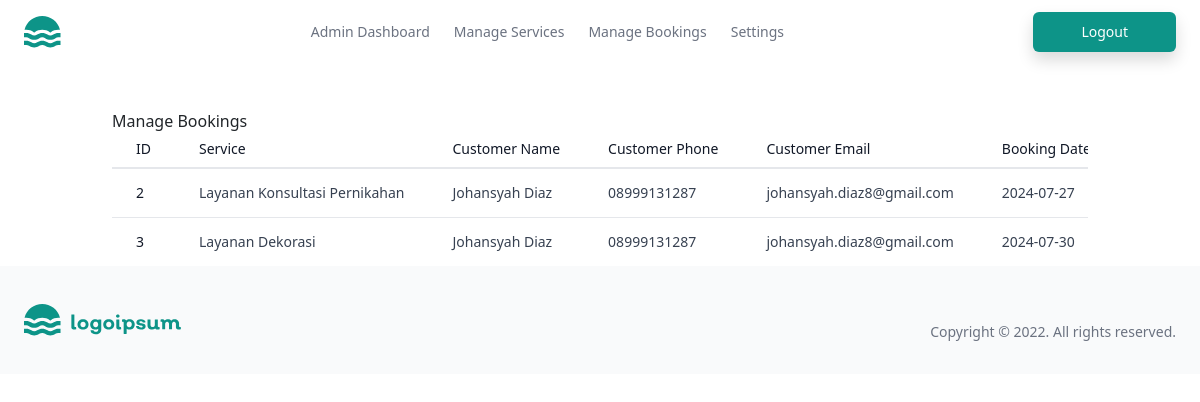
Screenshot of /admin/bookings/index.php with the database file from the repository.
### tables this page shows
CREATE TABLE `bookings` (
  `id` int(11) NOT NULL,
  `service_id` int(11) NOT NULL,
  `customer_name` varchar(100) NOT NULL,
  `customer_phone` varchar(15) DEFAULT NULL,
  `customer_email` varchar(100) DEFAULT NULL,
  `booking_date` date DEFAULT NULL,
  `status` enum('menunggu','diterima','ditolak') DEFAULT 'menunggu',
  `admin_message` text DEFAULT NULL,
  `booking_number` varchar(50) DEFAULT NULL,
  `created_at` timestamp NOT NULL DEFAULT current_timestamp(),
  `updated_at` timestamp NOT NULL DEFAULT current_timestamp() ON UPDATE current_timestamp()
);

CREATE TABLE `services` (
  `id` int(11) NOT NULL,
  `name` varchar(100) NOT NULL,
  `description` text DEFAULT NULL,
  `price` decimal(10,2) DEFAULT NULL,
  `image_url` varchar(255) DEFAULT NULL,
  `is_published` tinyint(1) DEFAULT 0,
  `created_at` timestamp NOT NULL DEFAULT current_timestamp(),
  `updated_at` timestamp NOT NULL DEFAULT current_timestamp() ON UPDATE current_timestamp()
);

### admin/bookings/index.php (the view, shortened to what this page needs)
<?php
include('../../includes/db_connection.php');
include('../../includes/header_admin.php');
$sql = "SELECT b.*, s.name as service_name FROM bookings b JOIN services s ON b.service_id = s.id";
$result = $conn->query($sql);
?>
<main class="container mt-5">
    <h1>Manage Bookings</h1>
    <div class="overflow-x-auto">
  <table class="min-w-full divide-y-2 divide-gray-200 bg-white text-sm">
    <thead class="ltr:text-left rtl:text-right">
      <tr>
        <th class="whitespace-nowrap px-4 py-2 font-medium text-gray-900">ID</th>
        <th class="whitespace-nowrap px-4 py-2 font-medium text-gray-900">Service</th>
        <th class="whitespace-nowrap px-4 py-2 font-medium text-gray-900">Customer Name</th>
        <th class="whitespace-nowrap px-4 py-2 font-medium text-gray-900">Customer Phone</th>
        <th class="whitespace-nowrap px-4 py-2 font-medium text-gray-900">Customer Email</th>
        <th class="whitespace-nowrap px-4 py-2 font-medium text-gray-900">Booking Date</th>
      </tr>
    </thead>
    <tbody class="divide-y divide-gray-200">
    <?php while($row = $result->fetch_assoc()): ?>
      <tr>
        <td class="whitespace-nowrap px-4 py-2 font-medium text-gray-900"><?php echo $row['id']; ?></td>
        <td class="whitespace-nowrap px-4 py-2 text-gray-700"><?php echo $row['service_name']; ?></td>
        <td class="whitespace-nowrap px-4 py-2 text-gray-700"><?php echo $row['customer_name']; ?></td>
        <td class="whitespace-nowrap px-4 py-2 text-gray-700"><?php echo $row['customer_phone']; ?></td>
        <td class="whitespace-nowrap px-4 py-2 text-gray-700"><?php echo $row['customer_email']; ?></td>
        <td class="whitespace-nowrap px-4 py-2 text-gray-700"><?php echo $row['booking_date']; ?></td>
      </tr>
      <?php endwhile; ?>
    </tbody>
  </table>
</div>
</main>
<?php include('../../includes/footer.php'); ?>

### rows the page displays
bookings: id "2", service.name "Layanan Konsultasi Pernikahan", customer_name "Johansyah Diaz", customer_phone "08999131287", customer_email "johansyah.diaz8@gmail.com", booking_date "2024-07-27"
bookings: id "3", service.name "Layanan Dekorasi", customer_name "Johansyah Diaz", customer_phone "08999131287", customer_email "johansyah.diaz8@gmail.com", booking_date "2024-07-30"
